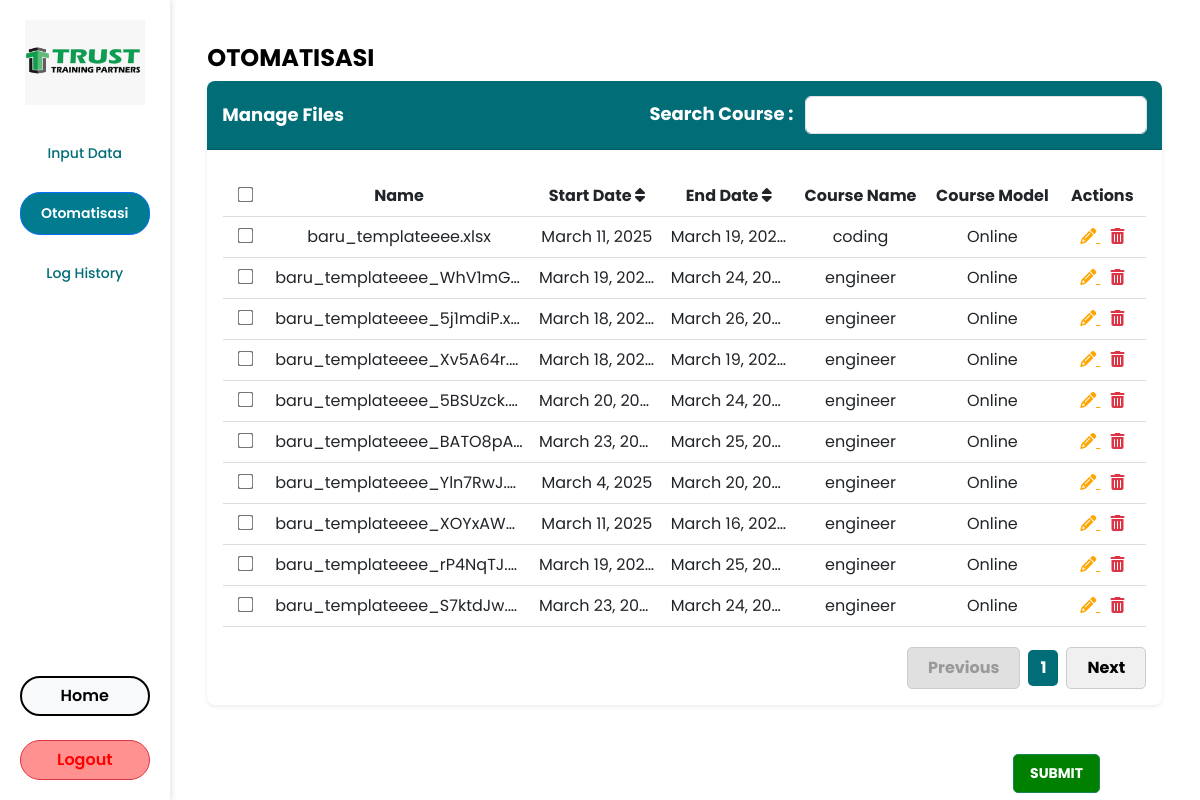
The page /otomatisasi/ (signed in) on the database as committed earlier.
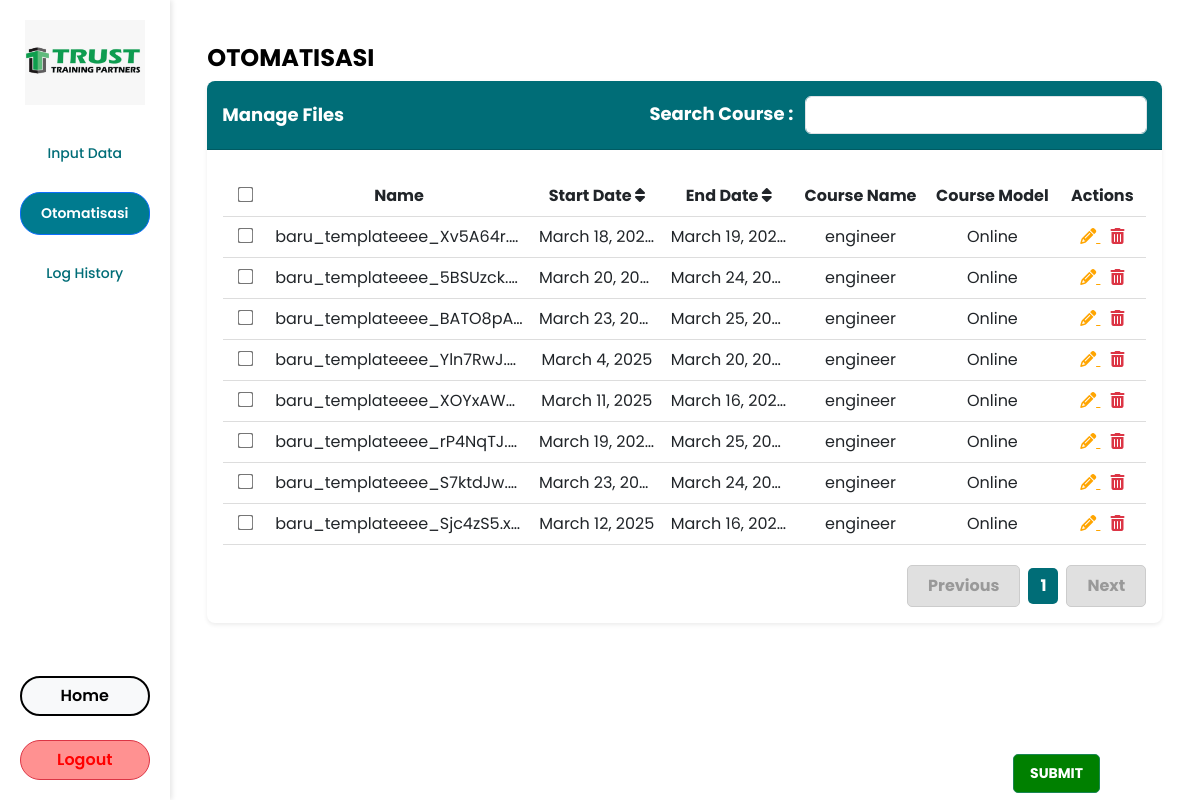
The same page on the database as committed later.
### automation/models.py (models this page shows, shortened)
class UploadedFile(models.Model):
    course_name = models.CharField(max_length=255)
    start_date = models.DateField()
    end_date = models.DateField()
    course_model = models.CharField(max_length=255)
    destination = models.CharField(max_length=255)
    file = models.FileField(upload_to="uploads/")  # Simpan di uploads/
    uploaded_at = models.DateTimeField(auto_now_add=True)

### automation/views.py (the view)
# urls.py: path("otomatisasi/", automation.otomatisasi, name="otomatisasi"),
@login_required(login_url="login")
def otomatisasi(request):
    files = UploadedFile.objects.all()
    return render(request, "otomatisasi.html", {"files": files})

### automation/templates/otomatisasi.html (shortened to what this page needs)
{% extends 'base.html' %}
{% load static %}
{% block extra_css %}
<link rel="stylesheet" type="text/css" href="{% static 'style/otomatisasi.css' %}">
<link rel="stylesheet" href="https://cdn.jsdelivr.net/npm/sweetalert2@11/dist/sweetalert2.min.css">
<link rel="stylesheet" href="https://cdnjs.cloudflare.com/ajax/libs/font-awesome/6.4.2/css/all.min.css">
{% endblock %}
{% block content %}
<div class="container mt-4">
    <h2 class="fw-bold">OTOMATISASI</h2>
    <div class="card shadow-sm">
        <div class="card-header bg-teal text-white d-flex justify-content-between align-items-center">
            <span class="fw-bold">Manage Files</span>
            <div>
                <label for="search" class="me-2">Search Course :</label>
                <input type="text" id="search" class="form-control d-inline-block w-auto" onkeyup="searchCourse()">
            </div>
        </div>
        <div class="card-body">
            <table class="table table-hover">
                <thead class="border-bottom">
                    <tr class="text-center">
                        <th><input type="checkbox" id="select-all"></th>
                        <th>Name</th>
                        <th onclick="sortTable(2, this)" data-sort="asc">
                            Start Date <i class="fas fa-sort"></i>
                        </th>
                        <th onclick="sortTable(3, this)" data-sort="asc">
                            End Date <i class="fas fa-sort"></i>
                        </th>
                        <th>Course Name</th>
                        <th>Course Model</th>
                        <th>Actions</th>
                    </tr>
                </thead>
                <tbody id="table-body">
                    {% for file in files %}
                    <tr class="text-center">
                        <td><input type="checkbox" class="row-checkbox"></td>
                        <td>{{ file.file.name }}</td>
                        <td>{{ file.start_date }}</td>
                        <td>{{ file.end_date }}</td>
                        <td class="course-name">{{ file.course_name }}</td>
                        <td>{{ file.course_model }}</td>
                        <td>
                            <a href="{% url 'edit_otomatisasi' file.id %}" class="btn-action edit">
                                <i class="fas fa-pencil-alt"></i>
                            </a>
                            <a href="#" class="btn-action delete"
                               onclick="confirmDelete(event, '{% url 'delete_otomatisasi' file.id %}')">
                                <i class="fas fa-trash-alt"></i>
                            </a>
                        </td>
                    </tr>
                    {% empty %}
                    <tr class="text-center">
                        <td colspan="7">No data available</td>
                    </tr>
                    {% endfor %}
                </tbody>
            </table>
            <div class="pagination-container">
                <button class="btn-pagination prev-btn" disabled>Previous</button>
                <span class="pagination-number">1</span>
                <button class="btn-pagination next-btn">Next</button>
            </div>
        </div>
    </div>
    <button class="btn btn-success submit-btn">SUBMIT</button>
</div>
{% endblock %}

Rows that differ between the two databases and show on the page:
removed UploadedFile: file.name "baru_templateeee.xlsx", start_date "March 11, 2025", end_date "March 19, 2025", course_name "coding", course_model "Online"
removed UploadedFile: file.name "baru_templateeee_WhV1mG…", start_date "March 19, 2025", end_date "March 24, 20…", course_name "engineer", course_model "Online"
removed UploadedFile: file.name "baru_templateeee_5j1mdiP.x…", start_date "March 18, 2025", end_date "March 26, 20…", course_name "engineer", course_model "Online"
now on this page (row unchanged): UploadedFile: file.name "baru_templateeee_Sjc4zS5.x…", start_date "March 12, 2025", end_date "March 16, 2025", course_name "engineer", course_model "Online"
